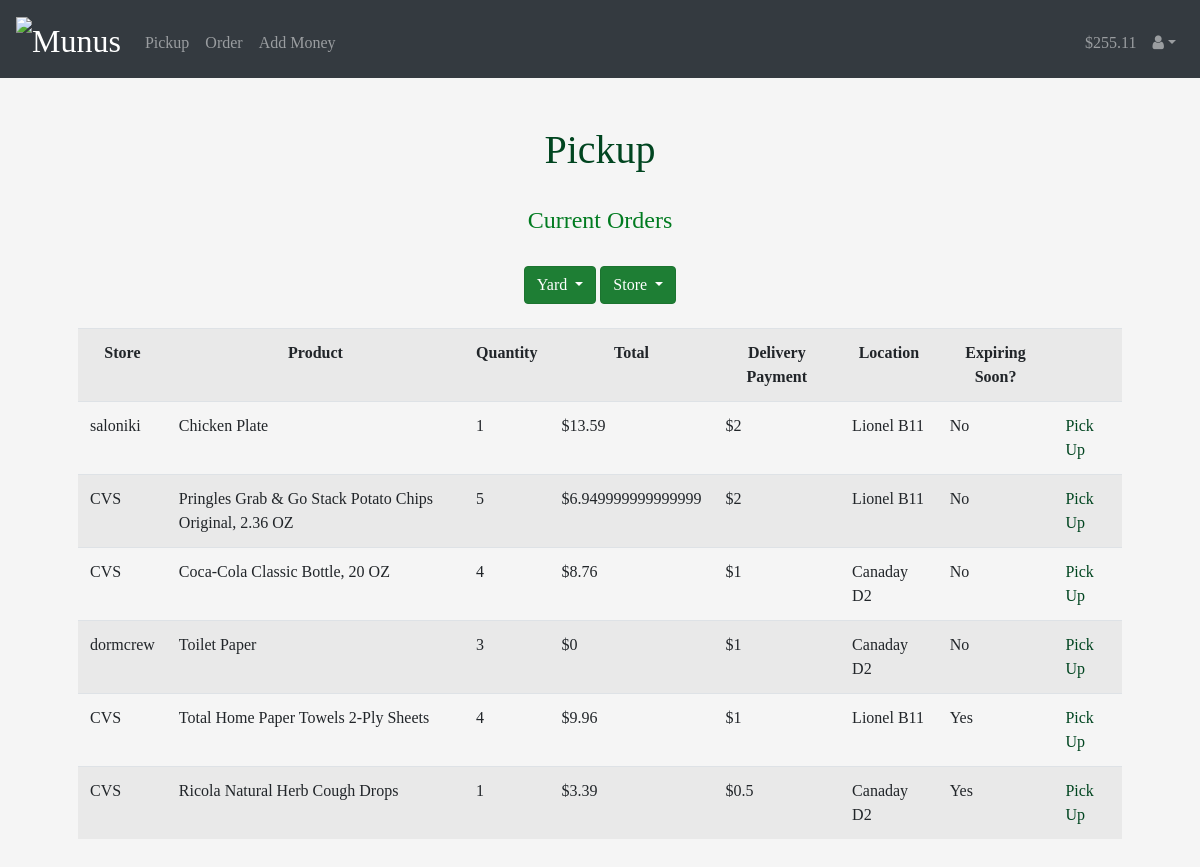
/pickup (signed in), run on the app's committed database.
### tables this page shows
CREATE TABLE orders(user_id INTEGER, product_id INTEGER, wtp INTEGER, expir TIME, id INTEGER PRIMARY KEY, quantity INTEGER NOT NULL DEFAULT 1);

CREATE TABLE "users"(id INTEGER UNIQUE, email TEXT, hash TEXT, building TEXT, room TEXT, money DEFAULT 0, stripeID TEXT NOT NULL, PRIMARY KEY (id));

CREATE TABLE products(store varchar(255), name varchar(255), price int, id INTEGER, UNIQUE (name));

### app.py (the view, shortened to what this page needs)
@app.route("/pickup", methods=["GET", "POST"])
@login_required
def pickup():
    statement = "SELECT store, name, price, wtp, building, room, expir, quantity, orders.id FROM orders JOIN products ON product_id=products.id JOIN users ON orders.user_id=users.id WHERE user_id != {0} ORDER BY orders.wtp DESC".format(session['user_id'])
    totalLen = len(db.execute(statement).fetchall())
    label = ''
    infoList = db.execute(statement).fetchall()
    current = date.today()
    expSoon = []
    for i in infoList:
        expirInfo = list(map(int, i[6].split('-')))
        exp = date(expirInfo[0], expirInfo[1], expirInfo[2])
        if (exp - current).days < 2:
            expSoon.append("Yes")
        else:
            expSoon.append("No")
    urls = []
    for i in range(len(infoList)):
        urls.append('/pickup?pickedupID=' + str(infoList[i][8]))
    return render_template("pickup.html", infoList=infoList, urls = urls, expSoon=expSoon, label = label, balance=session["balance"], totalLen = totalLen)

### app.py (called while the page is built)
@app.after_request
def after_request(response):
    response.headers["Cache-Control"] = "no-cache, no-store, must-revalidate"
    response.headers["Expires"] = 0
    response.headers["Pragma"] = "no-cache"
    return response

### helpers.py (called while the page is built)
def login_required(f):
    @wraps(f)
    def decorated_function(*args, **kwargs):
        if session.get("user_id") is None:
            return redirect("/login")
        return f(*args, **kwargs)
    return decorated_function

### templates/pickup.html (shortened to what this page needs)
{% extends "layout.html" %}
{% block main %}
  <h1>Pickup</h1><br>
  {% if infoList|length > 0 %}
  <h4>Current Orders</h4>
  <br>
  <div class="dropdown show" style="display:inline-block">
    <a class="btn btn-success dropdown-toggle" href="#" role="button" id="dropdownMenuLink" data-toggle="dropdown" aria-haspopup="true" aria-expanded="false">
      Yard
    </a>
  </div>
  <div class="dropdown show" style="display:inline-block">
    <a class="btn btn-success dropdown-toggle" href="#" role="button" id="dropdownMenuLink" data-toggle="dropdown" aria-haspopup="true" aria-expanded="false">
      Store
    </a>
  </div>
  <br><br>
    <table class = "table table-striped">
      <tr>
        <th>Store</th>
        <th>Product</th>
        <th>Quantity</th>
        <th>Total</th>
        <th>Delivery Payment</th>
        <th>Location</th>
        <th>Expiring Soon?</th>
        <th></th>
      </tr>
      {% for i in range(infoList|length) %}
          <tr>
            <td class = "align">{{infoList[i][0]}}</td>
            <td class = "align">{{infoList[i][1]}}</td>
            <td class = "align">{{infoList[i][7]}}</td>
            <td class = "align">${{infoList[i][2] * infoList[i][7]}}</td>
            <td class = "align">${{infoList[i][3]}}</td>
            <td class = "align">{{infoList[i][4]}} {{infoList[i][5]}}</td>
            <td class = "align">{{expSoon[i]}}</td>
            <td class = "align"><a href = {{ urls[i] }}> Pick Up </a></td>
          </tr>
      {% endfor %}
    </table>
  {% elif totalLen != 0 %}
      <h4> There are no products for filter: {{ label }} </h4>
      <br><br>
      <form action='/pickup'>
        <button class="btn btn-success" type="submit">Return</button>
      </form>
  {% else %}
    <h4>Sorry, there are no current orders. Please check back soon!</h4>
  {%- endif %}
{% endblock %}

### static/styles.css (style rules this page uses)
body { background-color: whitesmoke; font-family: "Georgia", Times, serif; }
h1 { color: #014520; }
a { color: #014520; }
h4 { color: #017b20; }
.align { text-align: left; }

### data on the page
orders: quantity "1", infoList[i][2]*infoList[i][7] "13.59", wtp "2"
users: building "Lionel" "Lionel", room "B11" "B11"
products: store "CVS", name "Pringles Grab & Go Stack Potato Chips Original, 2.36 OZ", infoList[i][2]*infoList[i][7] "6.949999999999999"
orders: quantity "5", wtp "2"
users: building "Lionel", room "B11"
products: store "CVS", name "Coca-Cola Classic Bottle, 20 OZ", infoList[i][2]*infoList[i][7] "8.76"
orders: quantity "4", wtp "1"
users: building "Canaday" "Canaday" "Canaday", room "D2" "D2" "D2"
orders: quantity "3", infoList[i][2]*infoList[i][7] "0", wtp "1"
products: store "CVS", name "Total Home Paper Towels 2-Ply Sheets", infoList[i][2]*infoList[i][7] "9.96"
orders: quantity "4", wtp "1"
products: store "CVS", name "Ricola Natural Herb Cough Drops", infoList[i][2]*infoList[i][7] "3.39"
orders: quantity "1", wtp "0.5"

### other printed values
{{ balance }} "$255.11"
{{ infoList[i][0] }} "saloniki" "dormcrew"
{{ infoList[i][1] }} "Chicken Plate" "Toilet Paper"
{{ expSoon[i] }} "No" "No" "No" "No" "Yes" "Yes"
